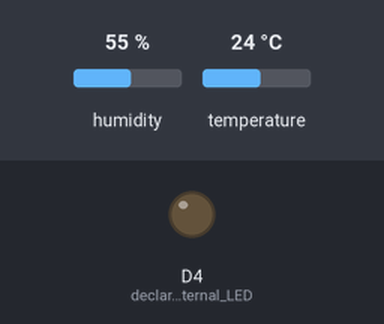
Bench run of a sketch on a simulated ESP8266 (NodeMCU). Parts: output pins drawn as LEDs (lit = HIGH). The inputs (shaded band) are chosen by the test bench; at power-on: humidity 55 %, temperature 24 °C. WiFi joins after 1.5 s; servers stay silent unless stated; no MQTT or app messages arrive unless stated; what the sketch prints to the serial monitor is not drawn.

Above: at 1.81 s.
At 4.9 s:
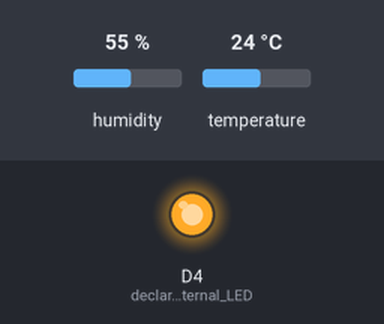
Timing chart, 0 to 9.2 s (numbered marks = the images above):
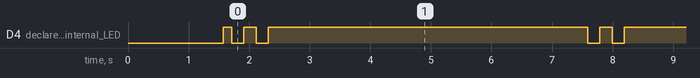

The sketch:

IoT_Termometer.ino
```cpp
/************************************************
This project uses ESP8266 NODEMCU ESP12-E and DHT11
author: sergio lucio
github: srg-lc
email: sergiolucio.ns@gmail.com

See README on https://github.com/srg-lc/IoT_Termometer
for circuit scheeme and instructions
*************************************************/

#include <ESP8266WiFi.h>
#include <PubSubClient.h>
#include "DHT.h"

//DHT Area
#define DHTPIN D3 // set the pin that DHT is connected to
#define DHTTYPE DHT11 // set the DHT version
DHT dht(DHTPIN, DHTTYPE); // declares the DHT object
int t,h;

//Wifi area
const char* ssid = "CHANDE SSID"; // Set here SSID of your wifi network
const char* password = "CHANGE PASSWORD"; // Password of your wifi network
const char* mqtt_broker = "mqtt.eclipse.org"; // Change for your MQTT Broker prefered
WiFiClient nodemcuClient;
PubSubClient client(nodemcuClient);

void setup() {
  Serial.begin(9600);
  dht.begin(); // initialize dht
  Serial.println("\n\n***************************************");
  Serial.println(" Initializing IoT Termometer...");
  wifi_connect();
  client.setServer(mqtt_broker,1883); // Set your MQTT server and port
  pinMode(LED_BUILTIN, OUTPUT); // declares internal LED
}

void loop() {
  if (!client.connected()) {
    reconnect_MQTT();
  }
  DHT_readings();
  publish_MQTT();
  delay(5000);
}

// Function establishes connection with wifi network
void wifi_connect(){
  delay(10);
  Serial.print("Connecting to ");
  Serial.println(ssid);
  WiFi.mode(WIFI_STA);
  WiFi.begin(ssid, password);
  while (WiFi.status() != WL_CONNECTED) {
    delay(500);
    Serial.print(".");
  }
  Serial.println("");
  Serial.println("WiFi connected");
  Serial.println("IP address: ");
  Serial.println(WiFi.localIP());
  digitalWrite(LED_BUILTIN,HIGH);
  Serial.println("***************************************\n\n");
}

//Seeks to re-establish the connection with the MQTT broker
void reconnect_MQTT(){
  while (!client.connected()) {
    client.connect("IoT_Termometer");
    Serial.println("Reconnecting MQTT...");
  }
}

// Function that takes dht readings and show results
void DHT_readings(){
  // Reading temperature or humidity takes about 250 milliseconds!
  h = dht.readHumidity();
  // Read temperature as Celsius (the default)
  t = dht.readTemperature();
  // Read temperature as Fahrenheit (isFahrenheit = true)
  //float f = dht.readTemperature(true);

  // Check if any reads failed and exit early (to try again).
  if (isnan(h) || isnan(t)) {
    Serial.println(F("Failed to read from DHT sensor!"));
    return;
  }

}

// Function publish readings in MQTT topic
void publish_MQTT(){
  // The true parameter persist information in topic
  client.publish("lab/temp", String(t).c_str(), true); // CHANGE THE TOPIC
  client.publish("lab/humid", String(h).c_str(), true); // CHANGE THE TOPIC

  // A series of prints to show readings
  Serial.println("\n---------------------------------------");
  Serial.println("Temperature and Humidity Readings: \n");
  Serial.print(F("Humidity: "));
  Serial.print(h);
  Serial.print(F("%  Temperature: "));
  Serial.print(t);
  Serial.println(F("°C "));

  // Shows publication success in the MQTT topic blinking internal led
  digitalWrite(LED_BUILTIN, LOW);
  delay(200);
  digitalWrite(LED_BUILTIN, HIGH);
  delay(200);
  digitalWrite(LED_BUILTIN, LOW);
  delay(200);
  digitalWrite(LED_BUILTIN, HIGH);
  delay(200);
}
```

Measured:
- by itself, D4 (declares_internal_LED): repeats every 5.9 s: LOW 0.20 s, HIGH 0.20 s, LOW 0.20 s, HIGH 5.3 s
- by itself, everything shown: repeats every 5.9 s, in 4 steps
